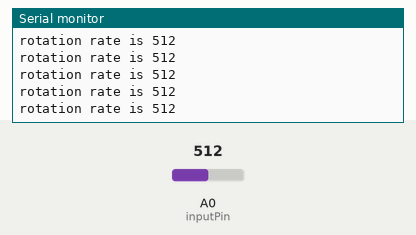
This sketch was run on a simulated Arduino Uno, built with avr-gcc and run on an emulated ATmega328P. Parts: the last lines printed to the serial monitor. Inputs (shaded band) come from the test bench; at power-on: A0 (inputPin) = 512.

Above: at 1.2 s.
1.3 s: A0 (inputPin) set to 716
At 1.31 s:
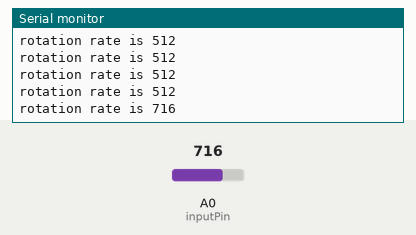
2.8 s: A0 (inputPin) set to 900
At 2.82 s:
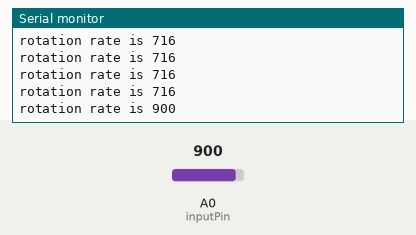
Timing chart, 0 to 5.8 s (numbered marks = the images above; inputs shaded):
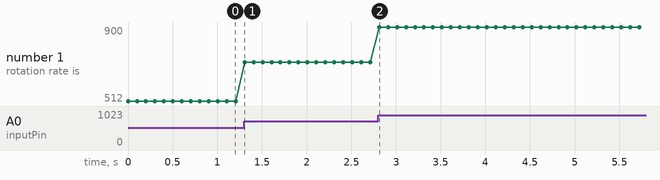

Measured:
- after the input at 1.3 s, the serial monitor: prints a new line at once (image 1)
- after the input at 2.8 s, the serial monitor: prints a new line at once (image 2)
- plotted number 1: 512 → 716 after the input at 1.3 s, 716 → 900 after the input at 2.8 s

The sketch:

ch6r15.pde
```cpp
/*
  gyro sketch
  displays the rotation rate on the Serial Monitor
 */


const int inputPin = 0;      // analog input 0
const int powerDownPin = 15; // analog input 1 is digital input 15

int rotationRate = 0;

void setup()
{
  Serial.begin(9600);           // sets the serial port to 9600
  pinMode(powerDownPin, OUTPUT);
  digitalWrite(powerDownPin, LOW);  // gyro not in power down mode
}

void loop()
{
  rotationRate = analogRead(inputPin);       // read the gyro output
  Serial.print("rotation rate is ");
  Serial.println(rotationRate);
  delay(100);              // wait 100ms for next reading
}
```
